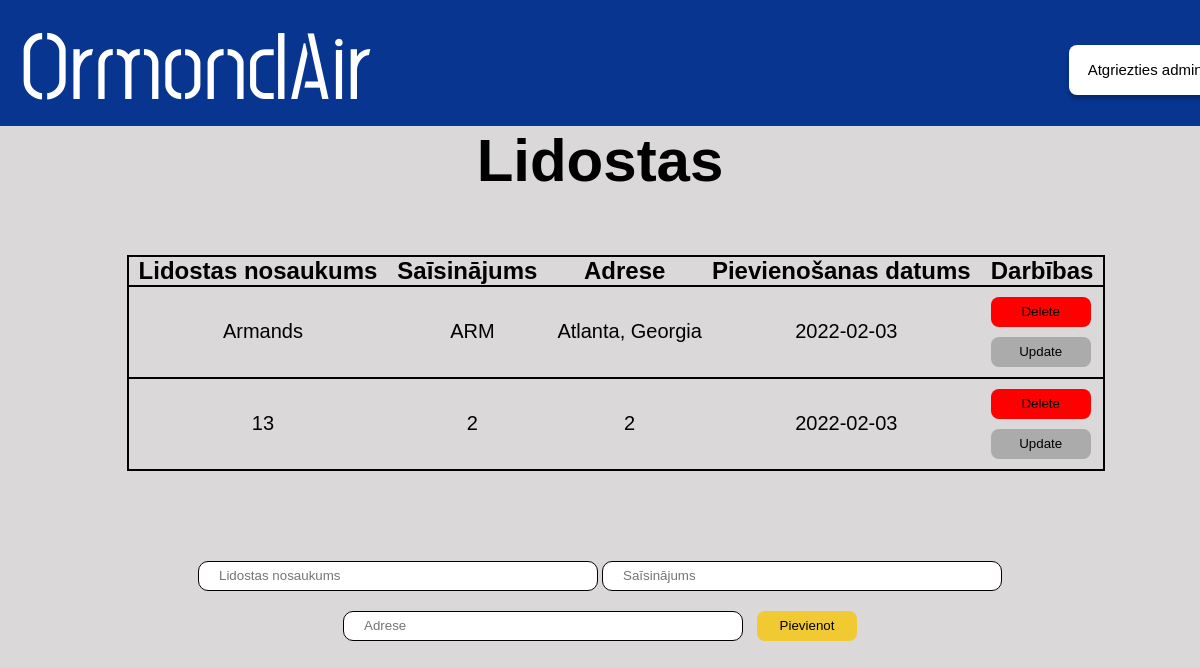
The app's page /admin/lidostas, older data.
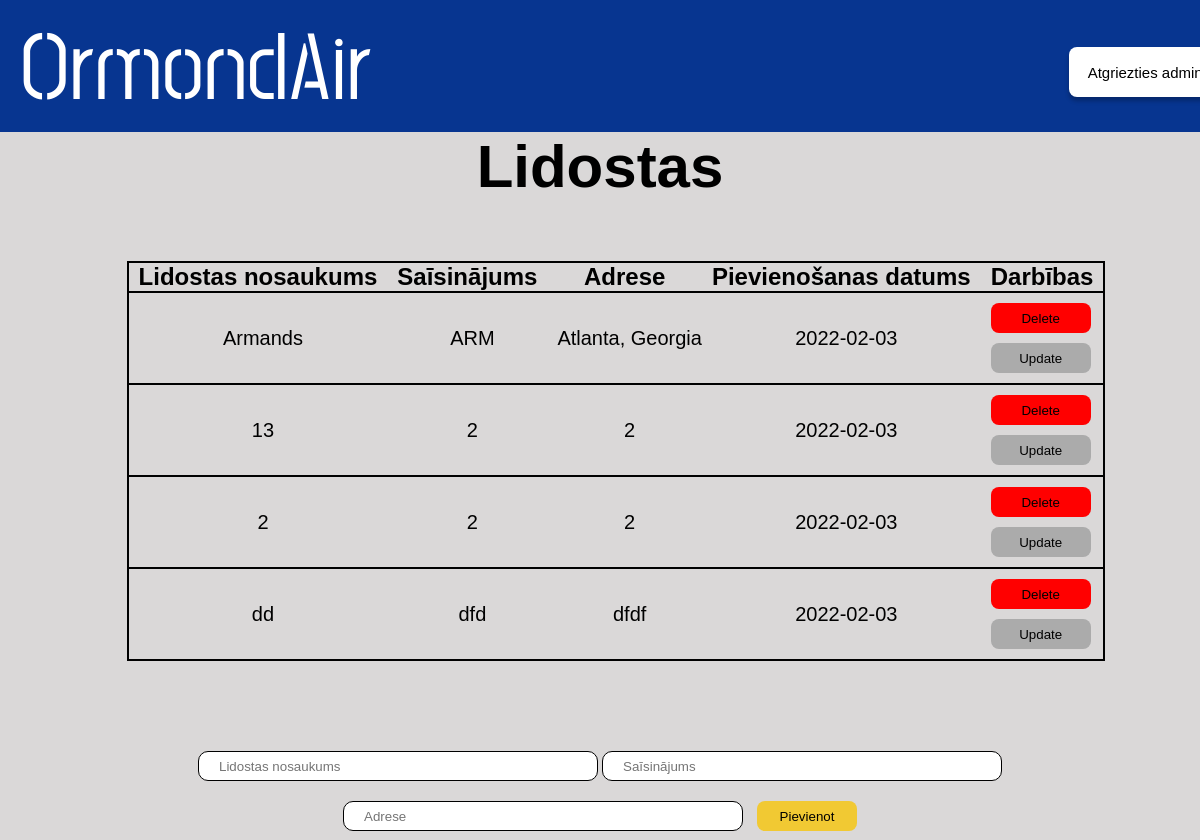
The same page, newer data.
### main.py (models this page shows, shortened)
class Lidosta(db.Model):
    id = db.Column(db.Integer, primary_key=True)
    content = db.Column(db.String(200), nullable=False)
    saisinajums = db.Column(db.String(3), nullable=False)
    adrese = db.Column(db.String(200), nullable=False)
    date_created = db.Column(db.DateTime, default=datetime.utcnow)

### main.py (the view)
@app.route('/admin/lidostas', methods=['POST', 'GET'])
def lidostas():
  if request.method == 'POST':
    new_airport = Lidosta(content=request.form['content'],saisinajums = request.form['saisinajums'], adrese=request.form['adrese'])
    try:
      db.session.add(new_airport)
      db.session.commit()
      return redirect('/admin/lidostas')
    except:
      return "Draugi nav labi!"
  else:
    tasks = Lidosta.query.order_by(Lidosta.date_created).all()
    return render_template('adminlidostas.html', tasks=tasks)

### templates/adminlidostas.html (shortened to what this page needs)
<!DOCTYPE html>
<html lang="en">
  <head>
    <link href="/static/css/stylesheet.css" rel="stylesheet" />
  </head>
  <body>
    <div class="augsejaisBaneris">
      <a href="/">
        <h1 class="homePage">OrmondAir</h1>
      </a>
      <a href="/admin">
        <button id="atgriezties_admin">Atgriezties admin</button>
      </a>
    </div>
    <div class="apaksejaisBaneris">
      <h1 id="virsraksts">Lidostas</h1>
      {% if tasks|length < 1 %}
      <h4 id="apaksraksts">Nav pievienota neviena lidosta! </h4>
      {% else %}
      <div class="tabulaBox">
        <table class="tabula">
          <tr class="tabula">
            <th class="teksts">Lidostas nosaukums</th>
            <th class="teksts">Saīsinājums</th>
            <th class="teksts">Adrese</th>
            <th class="teksts">Pievienošanas datums</th>
            <th class="teksts">Darbības</th>
          </tr>
          {% for task in tasks %}
            <tr class="tabula">
              <td class="dbteksts">{{ task.content }}</td>
              <td class="dbteksts">{{ task.saisinajums }}</td>
              <td class="dbteksts">{{ task.adrese }}</td>
              <td class="dbteksts">{{ task.date_created.date() }}</td>
              <td>
                <a href="/delete/{{task.id}}"><button id=dzest>Delete</button></a>
                <br>
                <a href="/update/{{task.id}}"><button id=labot>Update</button></a>
              </td>
            </tr>
          {% endfor %}
        </table>
      </div>
      {% endif %}
      <form action="/admin/lidostas" method="POST" id="form">
        <input class="input" type="text" name="content" id="content" maxlength="50" placeholder="Lidostas nosaukums" required>
        <input class="input" type="text" name="saisinajums" id="saisinajums" maxlength="3" placeholder="Saīsinājums" required>
        <input class="input" type="text" name="adrese" id="adrese" maxlength="50"placeholder="Adrese" required>
        <input type="submit" value="Pievienot" id="pievienot">
      </form>
    </div>
  </body>
</html>

Row changes from the older to the newer data that the page shows:
added Lidosta: content "2", saisinajums "2", adrese "2", date_created "2022-02-03"
added Lidosta: content "dd", saisinajums "dfd", adrese "dfdf", date_created "2022-02-03"
